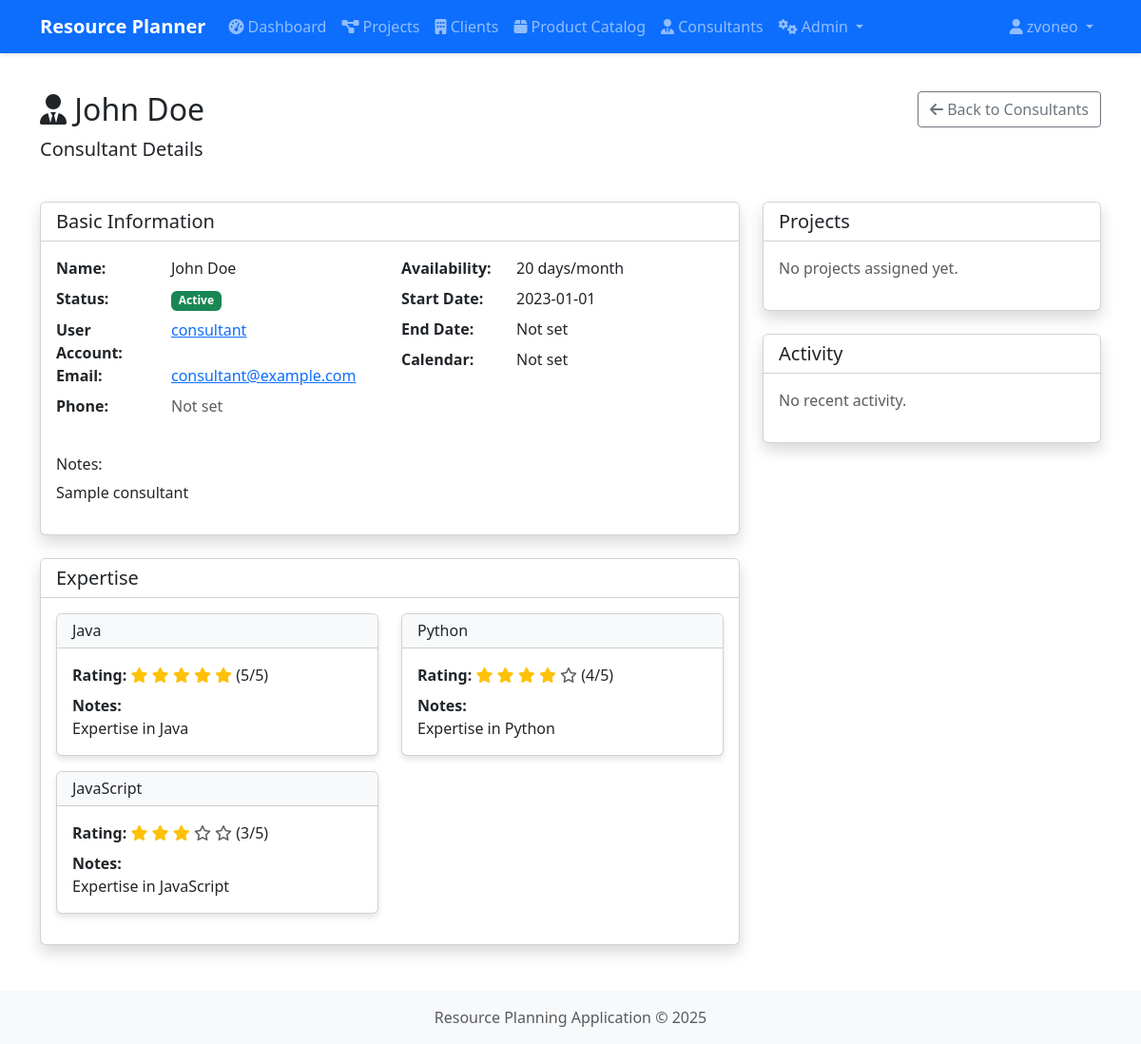
Screenshot of /consultants/view/1 (signed in) with the database file from the repository.
### app/models.py (models this page shows, shortened)
class User(db.Model, UserMixin):
    __tablename__ = 'users'
    id = db.Column(db.Integer, primary_key=True)
    username = db.Column(db.String(80), unique=True, nullable=False)
    email = db.Column(db.String(120), unique=True, nullable=False)
    password_hash = db.Column(db.String(128))
    first_name = db.Column(db.String(50))
    last_name = db.Column(db.String(50))
    created_at = db.Column(db.DateTime, default=datetime.utcnow)
    is_active = db.Column(db.Boolean, default=True)
    updated_at = db.Column(db.DateTime, default=datetime.utcnow, onupdate=datetime.utcnow)
    consultants = db.relationship('Consultant', backref='user', lazy=True)
    roles = db.relationship('Role', secondary='user_roles', backref=db.backref('users', lazy=True))

class Consultant(db.Model):
    __tablename__ = 'consultants'
    id = db.Column(db.Integer, primary_key=True)
    user_id = db.Column(db.Integer, db.ForeignKey('users.id'), nullable=False)
    availability_days_per_month = db.Column(db.Integer, default=0)
    status = db.Column(db.String(20), default='Active')  # Active, Inactive, On Leave
    start_date = db.Column(db.Date)
    end_date = db.Column(db.Date)
    notes = db.Column(db.Text)
    calendar_name = db.Column(db.String(100))
    created_at = db.Column(db.DateTime, default=datetime.utcnow)
    updated_at = db.Column(db.DateTime, default=datetime.utcnow, onupdate=datetime.utcnow)
    expertise = db.relationship('ConsultantExpertise', backref='consultant', lazy=True, cascade="all, delete-orphan")

class ConsultantExpertise(db.Model):
    __tablename__ = 'consultant_expertise'
    id = db.Column(db.Integer, primary_key=True)
    consultant_id = db.Column(db.Integer, db.ForeignKey('consultants.id', ondelete='CASCADE'), nullable=False)
    category_id = db.Column(db.Integer, db.ForeignKey('expertise_categories.id', ondelete='CASCADE'), nullable=False)
    rating = db.Column(db.Integer, nullable=False)  # 1-5 rating
    notes = db.Column(db.Text)
    created_at = db.Column(db.DateTime, default=datetime.utcnow)
    updated_at = db.Column(db.DateTime, default=datetime.utcnow, onupdate=datetime.utcnow)

class ExpertiseCategory(db.Model):
    __tablename__ = 'expertise_categories'
    id = db.Column(db.Integer, primary_key=True)
    name = db.Column(db.String(100), unique=True, nullable=False)
    description = db.Column(db.Text)
    created_at = db.Column(db.DateTime, default=datetime.utcnow)
    updated_at = db.Column(db.DateTime, default=datetime.utcnow, onupdate=datetime.utcnow)
    consultant_expertise = db.relationship('ConsultantExpertise', backref='category', lazy=True)

### app/routes/consultants.py (the view)
@consultants_bp.route('/view/<int:consultant_id>')
@login_required
def view_consultant(consultant_id):
    consultant = Consultant.query.get_or_404(consultant_id)
    return render_template('consultants/view.html', consultant=consultant)

### app/templates/consultants/view.html (shortened to what this page needs)
{% extends 'base.html' %}
{% block content %}
<div class="row mb-4">
    <div class="col">
        <h1 class="h2">
            <i class="fas fa-user-tie"></i> {{ consultant.user.first_name }} {{ consultant.user.last_name }}
        </h1>
        <p class="lead">Consultant Details</p>
    </div>
    <div class="col-auto">
        <a href="{{ url_for('consultants.list_consultants') }}" class="btn btn-outline-secondary ms-2">
            <i class="fas fa-arrow-left"></i> Back to Consultants
        </a>
    </div>
</div>
<div class="row">
    <div class="col-lg-8">
        <div class="card shadow mb-4">
            <div class="card-header bg-white">
                <h5 class="mb-0">Basic Information</h5>
            </div>
            <div class="card-body">
                <div class="row">
                    <div class="col-md-6">
                        <dl class="row">
                            <dt class="col-sm-4">Name:</dt>
                            <dd class="col-sm-8">{{ consultant.user.first_name }} {{ consultant.user.last_name }}</dd>
                            <dt class="col-sm-4">Status:</dt>
                            <dd class="col-sm-8">
                                {% if consultant.status == 'Active' %}
                                <span class="badge bg-success">Active</span>
                                {% elif consultant.status == 'Inactive' %}
                                <span class="badge bg-secondary">Inactive</span>
                                {% elif consultant.status == 'On Leave' %}
                                <span class="badge bg-warning">On Leave</span>
                                {% else %}
                                <span class="badge bg-secondary">{{ consultant.status }}</span>
                                {% endif %}
                            </dd>
                            <dt class="col-sm-4">User Account:</dt>
                            <dd class="col-sm-8">
                                <a href="{{ url_for('admin.manage_user', user_id=consultant.user_id) }}">
                                    {{ consultant.user.username }}
                                </a>
                            </dd>
                            <dt class="col-sm-4">Email:</dt>
                            <dd class="col-sm-8">
                                {% if consultant.user.email %}
                                <a href="mailto:{{ consultant.user.email }}">{{ consultant.user.email }}</a>
                                {% else %}
                                <span class="text-muted">Not set</span>
                                {% endif %}
                            </dd>
                            <dt class="col-sm-4">Phone:</dt>
                            <dd class="col-sm-8">
                                {% if consultant.user.phone_number %}
                                <a href="tel:{{ consultant.user.phone_number }}">{{ consultant.user.phone_number }}</a>
                                {% else %}
                                <span class="text-muted">Not set</span>
                                {% endif %}
                            </dd>
                        </dl>
                    </div>
                    <div class="col-md-6">
                        <dl class="row">
                            <dt class="col-sm-4">Availability:</dt>
                            <dd class="col-sm-8">{{ consultant.availability_days_per_month }} days/month</dd>
                            <dt class="col-sm-4">Start Date:</dt>
                            <dd class="col-sm-8">{{ consultant.start_date.strftime('%Y-%m-%d') if consultant.start_date else 'Not set' }}</dd>
                            <dt class="col-sm-4">End Date:</dt>
                            <dd class="col-sm-8">{{ consultant.end_date.strftime('%Y-%m-%d') if consultant.end_date else 'Not set' }}</dd>
                            <dt class="col-sm-4">Calendar:</dt>
                            <dd class="col-sm-8">{{ consultant.calendar_name or 'Not set' }}</dd>
                        </dl>
                    </div>
                </div>
                {% if consultant.notes %}
                <div class="mt-3">
                    <h6>Notes:</h6>
                    <p>{{ consultant.notes }}</p>
                </div>
                {% endif %}
            </div>
        </div>
        {% if consultant.expertise %}
        <div class="card shadow">
            <div class="card-header bg-white">
                <h5 class="mb-0">Expertise</h5>
            </div>
            <div class="card-body">
                <div class="row">
                    {% for expertise in consultant.expertise %}
                    <div class="col-md-6 mb-3">
                        <div class="card h-100">
                            <div class="card-header bg-light">
                                <h6 class="mb-0">{{ expertise.category.name }}</h6>
                            </div>
                            <div class="card-body">
                                <div class="mb-2">
                                    <strong>Rating:</strong>
                                    {% for i in range(1, 6) %}
                                        {% if i <= expertise.rating %}
                                        <i class="fas fa-star text-warning"></i>
                                        {% else %}
                                        <i class="far fa-star text-muted"></i>
                                        {% endif %}
                                    {% endfor %}
                                    ({{ expertise.rating }}/5)
                                </div>
                                {% if expertise.notes %}
                                <div>
                                    <strong>Notes:</strong>
                                    <p class="mb-0">{{ expertise.notes }}</p>
                                </div>
                                {% endif %}
                            </div>
                        </div>
                    </div>
                    {% endfor %}
                </div>
            </div>
        </div>
        {% endif %}
    </div>
    <div class="col-lg-4">
        <div class="card shadow mb-4">
            <div class="card-header bg-white">
                <h5 class="mb-0">Projects</h5>
            </div>
            <div class="card-body">
                <p class="text-muted">No projects assigned yet.</p>
            </div>
        </div>
        <div class="card shadow">
            <div class="card-header bg-white">
                <h5 class="mb-0">Activity</h5>
            </div>
            <div class="card-body">
                <p class="text-muted">No recent activity.</p>
            </div>
        </div>
    </div>
</div>
{% endblock %}

### app/templates/base.html (shortened to what this page needs)
<!DOCTYPE html>
<html lang="en">
<head>
    <link href="https://cdn.jsdelivr.net/npm/bootstrap@5.3.0-alpha1/dist/css/bootstrap.min.css" rel="stylesheet">
    <link rel="stylesheet" href="https://cdnjs.cloudflare.com/ajax/libs/font-awesome/6.0.0/css/all.min.css">
    <link rel="stylesheet" href="{{ url_for('static', filename='css/style.css') }}">
</head>
<body>
    <nav class="navbar navbar-expand-lg navbar-dark bg-primary">
        <div class="container">
            <a class="navbar-brand" href="{{ url_for('index') }}">Resource Planner</a>
            <div class="collapse navbar-collapse" id="navbarNav">
                {% if current_user.is_authenticated %}
                <ul class="navbar-nav me-auto">
                    <li class="nav-item">
                        <a class="nav-link" href="{{ url_for('admin.dashboard') }}">
                            <i class="fas fa-tachometer-alt"></i> Dashboard
                        </a>
                    </li>
                    <li class="nav-item">
                        <a class="nav-link" href="{{ url_for('projects.list_projects') }}">
                            <i class="fas fa-project-diagram"></i> Projects
                        </a>
                    </li>
                    <li class="nav-item">
                        <a class="nav-link" href="{{ url_for('clients.list_clients') }}">
                            <i class="fas fa-building"></i> Clients
                        </a>
                    </li>
                    <li class="nav-item">
                        <a class="nav-link" href="{{ url_for('catalog.list_products') }}">
                            <i class="fas fa-box"></i> Product Catalog
                        </a>
                    </li>
                    <li class="nav-item">
                        <a class="nav-link" href="{{ url_for('consultants.list_consultants') }}">
                            <i class="fas fa-user-tie"></i> Consultants
                        </a>
                    </li>
                    {% if 'Admin' in current_user.roles|map(attribute='name') or 'Manager' in current_user.roles|map(attribute='name') %}
                    <li class="nav-item dropdown">
                        <a class="nav-link dropdown-toggle" href="#" id="adminDropdown" role="button" data-bs-toggle="dropdown" aria-expanded="false">
                            <i class="fas fa-cogs"></i> Admin
                        </a>
                    </li>
                    {% endif %}
                </ul>
                <ul class="navbar-nav">
                    <li class="nav-item dropdown">
                        <a class="nav-link dropdown-toggle" href="#" id="userDropdown" role="button" data-bs-toggle="dropdown" aria-expanded="false">
                            <i class="fas fa-user"></i> {{ current_user.username }}
                        </a>
                    </li>
                </ul>
                {% endif %}
            </div>
        </div>
    </nav>
    <div class="container mt-4">
        {% block content %}{% endblock %}
    </div>
    <footer class="footer mt-5 py-3 bg-light">
        <div class="container text-center">
            <span class="text-muted">Resource Planning Application &copy; {{ now.year }}</span>
        </div>
    </footer>
</body>
</html>

### app/static/css/style.css (style rules this page uses)
body { min-height: 100vh; display: flex; flex-direction: column; }
.footer { margin-top: auto; }
.card { transition: transform 0.3s ease; box-shadow: 0 4px 6px rgba(0, 0, 0, 0.1); }
.btn { border-radius: 0.25rem; }
.navbar { box-shadow: 0 2px 4px rgba(0, 0, 0, 0.1); }
.navbar-brand { font-weight: bold; }

### rows the page displays
User: username "zvoneo"
User: user.first_name "John", user.last_name "Doe", user.username "consultant", user.email "consultant@example.com"
Consultant: availability_days_per_month "20", start_date "2023-01-01", end_date "Not set", calendar_name "Not set", notes "Sample consultant"
ConsultantExpertise: category.name "Java", rating "5", notes "Expertise in Java"
ConsultantExpertise: category.name "Python", rating "4", notes "Expertise in Python"
ConsultantExpertise: category.name "JavaScript", rating "3", notes "Expertise in JavaScript"
